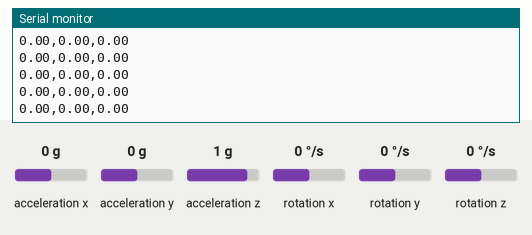
Bench run of a sketch on a simulated Arduino Uno, built with avr-gcc and run on an emulated ATmega328P. Parts: the last lines printed to the serial monitor. Wiring (inferred from the names in the program): MPU-6050 motion sensor at I2C address 0x68. Inputs (shaded band) come from the test bench; at power-on: acceleration x 0 g, acceleration y 0 g, acceleration z 1 g, rotation x 0 °/s, rotation y 0 °/s, rotation z 0 °/s.

Above: at 2.9 s.
3.0 s: acceleration x set to -1.4 g
At 4.1 s:
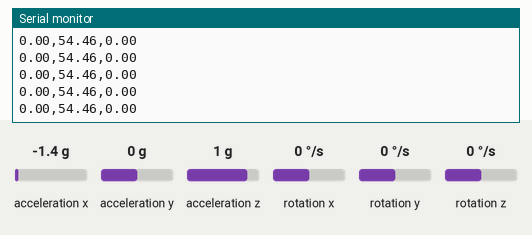
4.5 s: acceleration y set to -1.4 g
At 5.1 s:
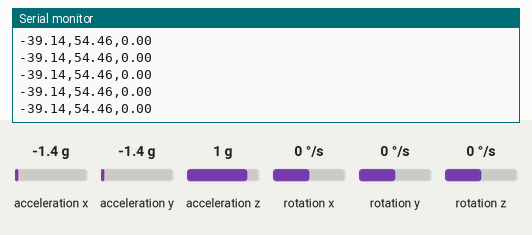
6.0 s: acceleration x set to 1.4 g
At 7.1 s:
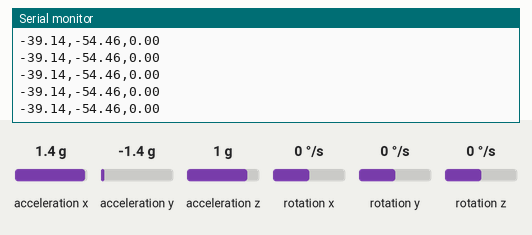
9.0 s: acceleration z set to -1.4 g
At 9.8 s:
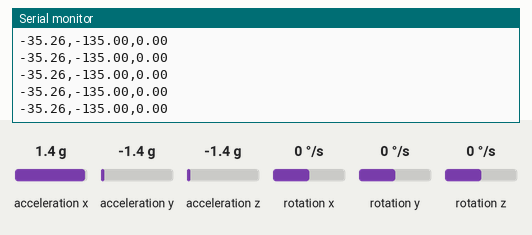
10.5 s: acceleration y set to 0 g
At 11.2 s:
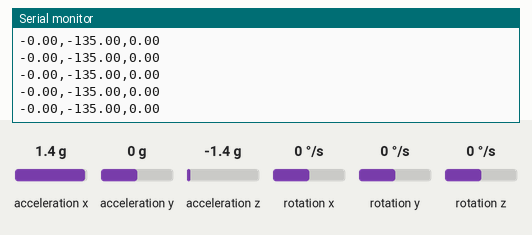
Timing chart, 0 to 13.5 s (numbered marks = the images above; inputs shaded):
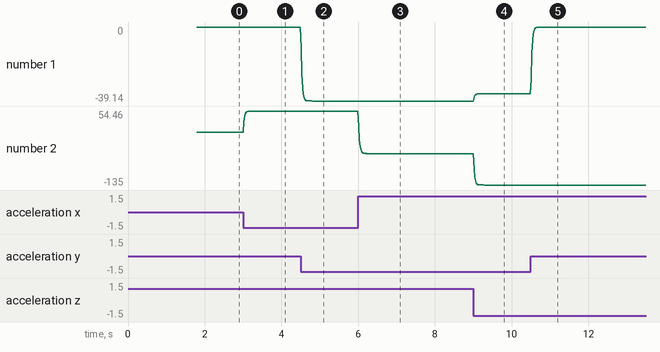

The sketch:

ManoMPU6050.ino
```cpp
/*
  ManoMPU6050.ino
  Lee el MPU6050 y envía la orientación por el puerto serial a Unity.

  Conexiones (Arduino UNO / Nano):
    MPU6050 VCC -> 5V   (o 3.3V)
    MPU6050 GND -> GND
    MPU6050 SDA -> A4
    MPU6050 SCL -> A5
  (En Arduino MEGA: SDA -> 20, SCL -> 21)

  Formato que se envía (una línea, ~50 veces por segundo):
    pitch,roll,yaw      en grados, por ejemplo:  12.35,-4.10,87.02

  No necesita librerías extra, solo Wire (viene con Arduino).
  IMPORTANTE: al encender, deja el sensor QUIETO ~2 segundos para que se calibre.
*/

#include <Wire.h>

const uint8_t MPU_ADDR = 0x68;   // 0x69 si el pin AD0 está a 5V
const float ALFA = 0.96;          // filtro complementario (0.9 - 0.98)
const unsigned long PERIODO_MS = 20; // 50 Hz

float offsetGx = 0, offsetGy = 0, offsetGz = 0;
float pitch = 0, roll = 0, yaw = 0;
unsigned long tAnterior = 0;
unsigned long tEnvio = 0;

void escribirRegistro(uint8_t reg, uint8_t valor) {
  Wire.beginTransmission(MPU_ADDR);
  Wire.write(reg);
  Wire.write(valor);
  Wire.endTransmission();
}

void leerCrudo(int16_t &ax, int16_t &ay, int16_t &az,
               int16_t &gx, int16_t &gy, int16_t &gz) {
  Wire.beginTransmission(MPU_ADDR);
  Wire.write(0x3B);               // ACCEL_XOUT_H
  Wire.endTransmission(false);
  Wire.requestFrom(MPU_ADDR, (uint8_t)14);
  ax = (Wire.read() << 8) | Wire.read();
  ay = (Wire.read() << 8) | Wire.read();
  az = (Wire.read() << 8) | Wire.read();
  Wire.read(); Wire.read();       // temperatura (no se usa)
  gx = (Wire.read() << 8) | Wire.read();
  gy = (Wire.read() << 8) | Wire.read();
  gz = (Wire.read() << 8) | Wire.read();
}

void calibrarGiroscopio() {
  const int MUESTRAS = 500;
  long sx = 0, sy = 0, sz = 0;
  int16_t ax, ay, az, gx, gy, gz;
  for (int i = 0; i < MUESTRAS; i++) {
    leerCrudo(ax, ay, az, gx, gy, gz);
    sx += gx; sy += gy; sz += gz;
    delay(3);
  }
  offsetGx = sx / (float)MUESTRAS;
  offsetGy = sy / (float)MUESTRAS;
  offsetGz = sz / (float)MUESTRAS;
}

void setup() {
  Serial.begin(115200);
  Wire.begin();
  Wire.setClock(400000);

  escribirRegistro(0x6B, 0x00);   // PWR_MGMT_1: despertar el sensor
  escribirRegistro(0x1A, 0x03);   // CONFIG: filtro pasa-bajas ~44 Hz
  escribirRegistro(0x1B, 0x00);   // GYRO_CONFIG: ±250 °/s  (131 LSB por °/s)
  escribirRegistro(0x1C, 0x00);   // ACCEL_CONFIG: ±2 g     (16384 LSB por g)

  // Comprobar que el sensor responde
  Wire.beginTransmission(MPU_ADDR);
  if (Wire.endTransmission() != 0) {
    while (true) {
      Serial.println("ERROR: no se encuentra el MPU6050, revisa SDA/SCL");
      delay(1000);
    }
  }

  Serial.println("Calibrando... no muevas el sensor");
  calibrarGiroscopio();

  // Ángulos iniciales a partir del acelerómetro
  int16_t ax, ay, az, gx, gy, gz;
  leerCrudo(ax, ay, az, gx, gy, gz);
  pitch = atan2(ay, sqrt((float)ax * ax + (float)az * az)) * RAD_TO_DEG;
  roll  = atan2(-ax, az) * RAD_TO_DEG;
  yaw   = 0;

  Serial.println("LISTO");
  tAnterior = micros();
}

void loop() {
  int16_t ax, ay, az, gx, gy, gz;
  leerCrudo(ax, ay, az, gx, gy, gz);

  unsigned long ahora = micros();
  float dt = (ahora - tAnterior) / 1000000.0;
  tAnterior = ahora;

  // Velocidad angular en °/s
  float gxs = (gx - offsetGx) / 131.0;
  float gys = (gy - offsetGy) / 131.0;
  float gzs = (gz - offsetGz) / 131.0;

  // Ángulos según el acelerómetro (solo sirven para pitch y roll)
  float pitchAcc = atan2(ay, sqrt((float)ax * ax + (float)az * az)) * RAD_TO_DEG;
  float rollAcc  = atan2(-ax, az) * RAD_TO_DEG;

  // Filtro complementario: giroscopio rápido + acelerómetro estable
  pitch = ALFA * (pitch + gxs * dt) + (1.0 - ALFA) * pitchAcc;
  roll  = ALFA * (roll  + gys * dt) + (1.0 - ALFA) * rollAcc;

  // Yaw solo con giroscopio (sin magnetómetro se desvía poco a poco)
  if (fabs(gzs) > 0.5) yaw += gzs * dt;   // zona muerta para reducir deriva

  if (millis() - tEnvio >= PERIODO_MS) {
    tEnvio = millis();
    Serial.print(pitch, 2); Serial.print(',');
    Serial.print(roll, 2);  Serial.print(',');
    Serial.println(yaw, 2);
  }

  // Si Unity manda 'r', se reinicia el yaw a 0
  if (Serial.available()) {
    char c = Serial.read();
    if (c == 'r' || c == 'R') yaw = 0;
  }
}
```

Measured:
- after the input at 3.0 s, the serial monitor: prints a new line at once (image 1)
- after the input at 4.5 s, the serial monitor: prints a new line at once (image 2)
- after the input at 6.0 s, the serial monitor: prints a new line at once (image 3)
- after the input at 9.0 s, the serial monitor: prints a new line at once (image 4)
- after the input at 10.5 s, the serial monitor: prints a new line at once (image 5)
- plotted number 1: 0 → -39.14 after the input at 4.5 s, -39.14 → -35.26 after the input at 9.0 s
- plotted number 2: 0 → 54.46 after the input at 3.0 s, 54.46 → -54.46 after the input at 6.0 s, -54.46 → -135 after the input at 9.0 s
